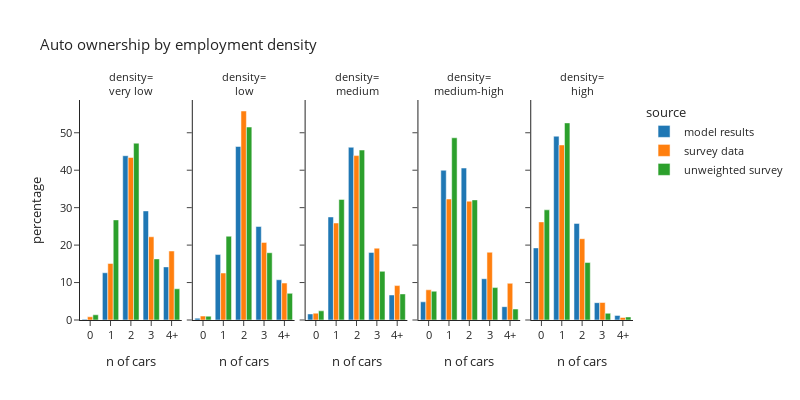

The code cell stored with this chart in its notebook:
### Code cell
plot_auto(hh_data.dropna(subset=['emp_density_group']),'emp_density_group','employment density','density')

### Figure 1 — Plotly figure (JSON) as saved in the notebook; plotly's stock layout.template omitted (floating-point values rounded to 4 significant figures)
{"data": [{"alignmentgroup": "True", "hovertemplate": "source=model results<br>emp_density_group=very low<br>auto_ownership_simple=%{x}<br>percentage=%{y}<extra></extra>", "legendgroup": "model results", "marker": {"color": "#1F77B4", "pattern": {"shape": ""}}, "name": "model results", "offsetgroup": "model results", "orientation": "v", "showlegend": true, "textposition": "auto", "type": "bar", "x": ["0", "1", "2", "3", "4+"], "xaxis": "x", "y": [0.1978, 12.62, 43.87, 29.13, 14.18], "yaxis": "y"}, {"alignmentgroup": "True", "hovertemplate": "source=model results<br>emp_density_group=low<br>auto_ownership_simple=%{x}<br>percentage=%{y}<extra></extra>", "legendgroup": "model results", "marker": {"color": "#1F77B4", "pattern": {"shape": ""}}, "name": "model results", "offsetgroup": "model results", "orientation": "v", "showlegend": false, "textposition": "auto", "type": "bar", "x": ["0", "1", "2", "3", "4+"], "xaxis": "x2", "y": [0.4873, 17.47, 46.33, 24.96, 10.75], "yaxis": "y2"}, {"alignmentgroup": "True", "hovertemplate": "source=model results<br>emp_density_group=medium<br>auto_ownership_simple=%{x}<br>percentage=%{y}<extra></extra>", "legendgroup": "model results", "marker": {"color": "#1F77B4", "pattern": {"shape": ""}}, "name": "model results", "offsetgroup": "model results", "orientation": "v", "showlegend": false, "textposition": "auto", "type": "bar", "x": ["0", "1", "2", "3", "4+"], "xaxis": "x3", "y": [1.622, 27.52, 46.13, 18.05, 6.685], "yaxis": "y3"}, {"alignmentgroup": "True", "hovertemplate": "source=model results<br>emp_density_group=medium-high<br>auto_ownership_simple=%{x}<br>percentage=%{y}<extra></extra>", "legendgroup": "model results", "marker": {"color": "#1F77B4", "pattern": {"shape": ""}}, "name": "model results", "offsetgroup": "model results", "orientation": "v", "showlegend": false, "textposition": "auto", "type": "bar", "x": ["0", "1", "2", "3", "4+"], "xaxis": "x4", "y": [4.85, 39.99, 40.58, 11.02, 3.558], "yaxis": "y4"}, {"alignmentgroup": "True", "hovertemplate": "source=model results<br>emp_density_group=high<br>auto_ownership_simple=%{x}<br>percentage=%{y}<extra></extra>", "legendgroup": "model results", "marker": {"color": "#1F77B4", "pattern": {"shape": ""}}, "name": "model results", "offsetgroup": "model results", "orientation": "v", "showlegend": false, "textposition": "auto", "type": "bar", "x": ["0", "1", "2", "3", "4+"], "xaxis": "x5", "y": [19.26, 49.08, 25.8, 4.627, 1.234], "yaxis": "y5"}, {"alignmentgroup": "True", "hovertemplate": "source=survey data<br>emp_density_group=very low<br>auto_ownership_simple=%{x}<br>percentage=%{y}<extra></extra>", "legendgroup": "survey data", "marker": {"color": "#FF7F0E", "pattern": {"shape": ""}}, "name": "survey data", "offsetgroup": "survey data", "orientation": "v", "showlegend": true, "textposition": "auto", "type": "bar", "x": ["0", "1", "2", "3", "4+"], "xaxis": "x", "y": [0.8576, 15.1, 43.39, 22.22, 18.42], "yaxis": "y"}, {"alignmentgroup": "True", "hovertemplate": "source=survey data<br>emp_density_group=low<br>auto_ownership_simple=%{x}<br>percentage=%{y}<extra></extra>", "legendgroup": "survey data", "marker": {"color": "#FF7F0E", "pattern": {"shape": ""}}, "name": "survey data", "offsetgroup": "survey data", "orientation": "v", "showlegend": false, "textposition": "auto", "type": "bar", "x": ["0", "1", "2", "3", "4+"], "xaxis": "x2", "y": [1.051, 12.55, 55.81, 20.73, 9.863], "yaxis": "y2"}, {"alignmentgroup": "True", "hovertemplate": "source=survey data<br>emp_density_group=medium<br>auto_ownership_simple=%{x}<br>percentage=%{y}<extra></extra>", "legendgroup": "survey data", "marker": {"color": "#FF7F0E", "pattern": {"shape": ""}}, "name": "survey data", "offsetgroup": "survey data", "orientation": "v", "showlegend": false, "textposition": "auto", "type": "bar", "x": ["0", "1", "2", "3", "4+"], "xaxis": "x3", "y": [1.826, 25.9, 43.9, 19.18, 9.188], "yaxis": "y3"}, {"alignmentgroup": "True", "hovertemplate": "source=survey data<br>emp_density_group=medium-high<br>auto_ownership_simple=%{x}<br>percentage=%{y}<extra></extra>", "legendgroup": "survey data", "marker": {"color": "#FF7F0E", "pattern": {"shape": ""}}, "name": "survey data", "offsetgroup": "survey data", "orientation": "v", "showlegend": false, "textposition": "auto", "type": "bar", "x": ["0", "1", "2", "3", "4+"], "xaxis": "x4", "y": [8.063, 32.31, 31.73, 18.09, 9.803], "yaxis": "y4"}, {"alignmentgroup": "True", "hovertemplate": "source=survey data<br>emp_density_group=high<br>auto_ownership_simple=%{x}<br>percentage=%{y}<extra></extra>", "legendgroup": "survey data", "marker": {"color": "#FF7F0E", "pattern": {"shape": ""}}, "name": "survey data", "offsetgroup": "survey data", "orientation": "v", "showlegend": false, "textposition": "auto", "type": "bar", "x": ["0", "1", "2", "3", "4+"], "xaxis": "x5", "y": [26.2, 46.74, 21.71, 4.677, 0.6735], "yaxis": "y5"}, {"alignmentgroup": "True", "hovertemplate": "source=unweighted survey<br>emp_density_group=very low<br>auto_ownership_simple=%{x}<br>percentage=%{y}<extra></extra>", "legendgroup": "unweighted survey", "marker": {"color": "#2CA02C", "pattern": {"shape": ""}}, "name": "unweighted survey", "offsetgroup": "unweighted survey", "orientation": "v", "showlegend": true, "textposition": "auto", "type": "bar", "x": ["0", "1", "2", "3", "4+"], "xaxis": "x", "y": [1.389, 26.74, 47.22, 16.32, 8.333], "yaxis": "y"}, {"alignmentgroup": "True", "hovertemplate": "source=unweighted survey<br>emp_density_group=low<br>auto_ownership_simple=%{x}<br>percentage=%{y}<extra></extra>", "legendgroup": "unweighted survey", "marker": {"color": "#2CA02C", "pattern": {"shape": ""}}, "name": "unweighted survey", "offsetgroup": "unweighted survey", "orientation": "v", "showlegend": false, "textposition": "auto", "type": "bar", "x": ["0", "1", "2", "3", "4+"], "xaxis": "x2", "y": [1.017, 22.37, 51.53, 17.97, 7.119], "yaxis": "y2"}, {"alignmentgroup": "True", "hovertemplate": "source=unweighted survey<br>emp_density_group=medium<br>auto_ownership_simple=%{x}<br>percentage=%{y}<extra></extra>", "legendgroup": "unweighted survey", "marker": {"color": "#2CA02C", "pattern": {"shape": ""}}, "name": "unweighted survey", "offsetgroup": "unweighted survey", "orientation": "v", "showlegend": false, "textposition": "auto", "type": "bar", "x": ["0", "1", "2", "3", "4+"], "xaxis": "x3", "y": [2.448, 32.2, 45.39, 12.99, 6.968], "yaxis": "y3"}, {"alignmentgroup": "True", "hovertemplate": "source=unweighted survey<br>emp_density_group=medium-high<br>auto_ownership_simple=%{x}<br>percentage=%{y}<extra></extra>", "legendgroup": "unweighted survey", "marker": {"color": "#2CA02C", "pattern": {"shape": ""}}, "name": "unweighted survey", "offsetgroup": "unweighted survey", "orientation": "v", "showlegend": false, "textposition": "auto", "type": "bar", "x": ["0", "1", "2", "3", "4+"], "xaxis": "x4", "y": [7.683, 48.66, 32.07, 8.659, 2.927], "yaxis": "y4"}, {"alignmentgroup": "True", "hovertemplate": "source=unweighted survey<br>emp_density_group=high<br>auto_ownership_simple=%{x}<br>percentage=%{y}<extra></extra>", "legendgroup": "unweighted survey", "marker": {"color": "#2CA02C", "pattern": {"shape": ""}}, "name": "unweighted survey", "offsetgroup": "unweighted survey", "orientation": "v", "showlegend": false, "textposition": "auto", "type": "bar", "x": ["0", "1", "2", "3", "4+"], "xaxis": "x5", "y": [29.42, 52.63, 15.34, 1.795, 0.8107], "yaxis": "y5"}], "layout": {"annotations": [{"font": {}, "showarrow": false, "text": "density=<br>very low", "x": 0.092, "xanchor": "center", "xref": "paper", "y": 1.0, "yanchor": "bottom", "yref": "paper"}, {"font": {}, "showarrow": false, "text": "density=<br>low", "x": 0.296, "xanchor": "center", "xref": "paper", "y": 1.0, "yanchor": "bottom", "yref": "paper"}, {"font": {}, "showarrow": false, "text": "density=<br>medium", "x": 0.5, "xanchor": "center", "xref": "paper", "y": 1.0, "yanchor": "bottom", "yref": "paper"}, {"font": {}, "showarrow": false, "text": "density=<br>medium-high", "x": 0.704, "xanchor": "center", "xref": "paper", "y": 1.0, "yanchor": "bottom", "yref": "paper"}, {"font": {}, "showarrow": false, "text": "density=<br>high", "x": 0.908, "xanchor": "center", "xref": "paper", "y": 1.0, "yanchor": "bottom", "yref": "paper"}], "barmode": "group", "font": {"size": 11}, "height": 400, "legend": {"title": {"text": "source"}, "tracegroupgap": 0}, "title": {"text": "Auto ownership by employment density"}, "width": 800, "xaxis": {"anchor": "y", "domain": [0.0, 0.184], "title": {"text": "n of cars"}}, "xaxis2": {"anchor": "y2", "domain": [0.204, 0.388], "matches": "x", "title": {"text": "n of cars"}}, "xaxis3": {"anchor": "y3", "domain": [0.408, 0.592], "matches": "x", "title": {"text": "n of cars"}}, "xaxis4": {"anchor": "y4", "domain": [0.612, 0.796], "matches": "x", "title": {"text": "n of cars"}}, "xaxis5": {"anchor": "y5", "domain": [0.816, 1.0], "matches": "x", "title": {"text": "n of cars"}}, "yaxis": {"anchor": "x", "domain": [0.0, 1.0], "title": {"text": "percentage"}}, "yaxis2": {"anchor": "x2", "domain": [0.0, 1.0], "matches": "y", "showticklabels": false}, "yaxis3": {"anchor": "x3", "domain": [0.0, 1.0], "matches": "y", "showticklabels": false}, "yaxis4": {"anchor": "x4", "domain": [0.0, 1.0], "matches": "y", "showticklabels": false}, "yaxis5": {"anchor": "x5", "domain": [0.0, 1.0], "matches": "y", "showticklabels": false}}}
